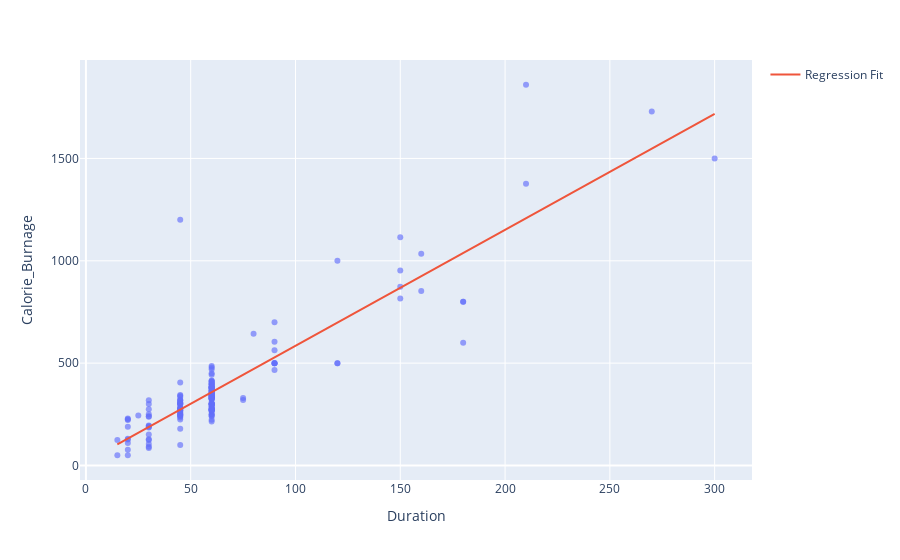

The cell this chart's notebook holds for it:
### Markdown cell above
#### Question:

We have seen earlier how to apply a simple regression model for predicting Calorie_Burnage from Average_Pulse. There might be another candidate Duration in addition to Average_Pulse. You will need to repeat the above linear regression process to find relationsthip between Calorie_Burnage and Duration.

Comment on the both regression lines: Calorie_Burnage - Average_Pulse and Calorie_Burnage - Duration.

### Code cell
df = full_health_data
X = df.Duration.values.reshape(-1, 1)

model = LinearRegression()
model.fit(X, df.Calorie_Burnage)

x_range = np.linspace(X.min(), X.max(), 100)
y_range = model.predict(x_range.reshape(-1, 1))

fig = px.scatter(df, x='Duration', y='Calorie_Burnage', opacity=0.65)
fig.add_traces(go.Scatter(x=x_range, y=y_range, name='Regression Fit'))
fig.show()

### Figure 1 — Plotly figure (JSON) as saved in the notebook; plotly's stock layout.template omitted (floating-point values rounded to 4 significant figures; data arrays with more than 128 entries replaced by an {"elided": "..."} marker saying what was removed)
{"data": [{"hovertemplate": "Duration=%{x}<br>Calorie_Burnage=%{y}<extra></extra>", "legendgroup": "", "marker": {"color": "#636efa", "opacity": 0.65, "symbol": "circle"}, "mode": "markers", "name": "", "orientation": "v", "showlegend": false, "type": "scatter", "x": {"elided": "163 int values"}, "xaxis": "x", "y": {"elided": "163 int values"}, "yaxis": "y"}, {"name": "Regression Fit", "type": "scatter", "x": [15, 17.88, 20.76, 23.64, 26.52, 29.39, 32.27, 35.15, 38.03, 40.91, 43.79, 46.67, 49.55, 52.42, 55.3, 58.18, 61.06, 63.94, 66.82, 69.7, 72.58, 75.45, 78.33, 81.21, 84.09, 86.97, 89.85, 92.73, 95.61, 98.48, 101.4, 104.2, 107.1, 110, 112.9, 115.8, 118.6, 121.5, 124.4, 127.3, 130.2, 133.0, 135.9, 138.8, 141.7, 144.5, 147.4, 150.3, 153.2, 156.1, 158.9, 161.8, 164.7, 167.6, 170.5, 173.3, 176.2, 179.1, 182.0, 184.8, 187.7, 190.6, 193.5, 196.4, 199.2, 202.1, 205, 207.9, 210.8, 213.6, 216.5, 219.4, 222.3, 225.2, 228.0, 230.9, 233.8, 236.7, 239.5, 242.4, 245.3, 248.2, 251.1, 253.9, 256.8, 259.7, 262.6, 265.5, 268.3, 271.2, 274.1, 277.0, 279.8, 282.7, 285.6, 288.5, 291.4, 294.2, 297.1, 300], "y": [103.3, 119.6, 135.9, 152.2, 168.6, 184.9, 201.2, 217.5, 233.8, 250.1, 266.4, 282.7, 299.0, 315.3, 331.6, 347.9, 364.2, 380.5, 396.8, 413.1, 429.4, 445.8, 462.1, 478.4, 494.7, 511.0, 527.3, 543.6, 559.9, 576.2, 592.5, 608.8, 625.1, 641.4, 657.7, 674.0, 690.3, 706.6, 723.0, 739.3, 755.6, 771.9, 788.2, 804.5, 820.8, 837.1, 853.4, 869.7, 886.0, 902.3, 918.6, 934.9, 951.2, 967.5, 983.9, 1000.0, 1016.0, 1033.0, 1049.0, 1065.0, 1082.0, 1098.0, 1114.0, 1131.0, 1147.0, 1163.0, 1180.0, 1196.0, 1212.0, 1228.0, 1245.0, 1261.0, 1277.0, 1294.0, 1310.0, 1326.0, 1343.0, 1359.0, 1375.0, 1392.0, 1408.0, 1424.0, 1440.0, 1457.0, 1473.0, 1489.0, 1506.0, 1522.0, 1538.0, 1555.0, 1571.0, 1587.0, 1603.0, 1620.0, 1636.0, 1652.0, 1669.0, 1685.0, 1701.0, 1718.0]}], "layout": {"legend": {"tracegroupgap": 0}, "margin": {"t": 60}, "xaxis": {"anchor": "y", "domain": [0, 1], "title": {"text": "Duration"}}, "yaxis": {"anchor": "x", "domain": [0, 1], "title": {"text": "Calorie_Burnage"}}}}
